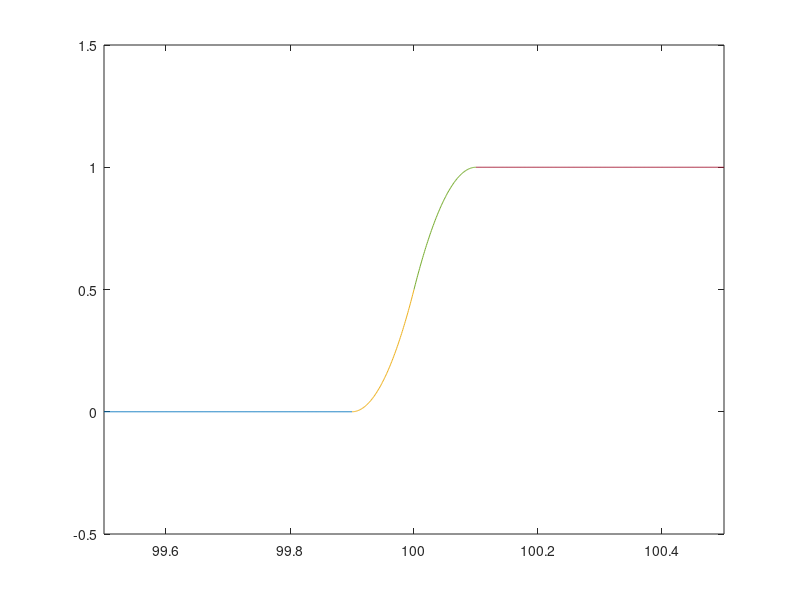

Reproduce this figure in MATLAB.
x0=99.5:1/1000:99.9;
y0=zeros(1,length(x0));

x1=99.9:1/1000:100;
y1=zeros(1,length(x1));
y1=50*(x1-99.9).^2;

x2=100:1/1000:100.1;
y2=zeros(1,length(x2));
y2=1-50*(x2-100.1).^2;

x3=100.1:1/1000:100.5;
y3=ones(1,length(x3));

plot(x0,y0,99.5,99.9,x1,y1,99.9,100,x2,y2,100,100.1,x3,y3,100.1,100.5);
axis([ 99.5 100.5 -0.5 1.5]);
print -deps a1q4b.eps
